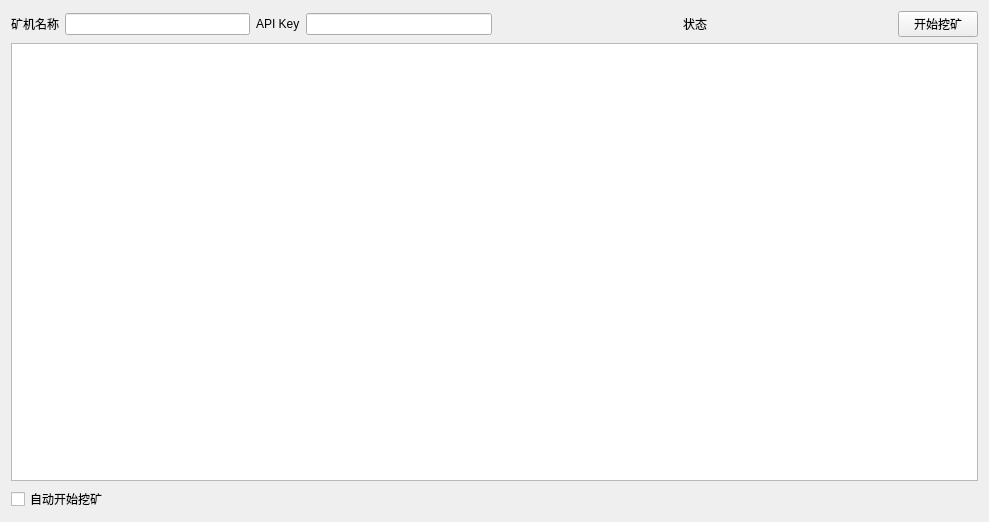
<?xml version="1.0" encoding="UTF-8"?>
<ui version="4.0">
 <class>MineWidget</class>
 <widget class="QWidget" name="MineWidget">
  <property name="geometry">
   <rect>
    <x>0</x>
    <y>0</y>
    <width>989</width>
    <height>522</height>
   </rect>
  </property>
  <property name="windowTitle">
   <string>Form</string>
  </property>
  <layout class="QVBoxLayout" name="verticalLayout">
   <item>
    <layout class="QHBoxLayout" name="horizontalLayout_3">
     <item>
      <widget class="QLabel" name="label_2">
       <property name="text">
        <string>矿机名称</string>
       </property>
      </widget>
     </item>
     <item>
      <widget class="QLineEdit" name="editMinerName"/>
     </item>
     <item>
      <widget class="QLabel" name="label">
       <property name="text">
        <string>API Key</string>
       </property>
      </widget>
     </item>
     <item>
      <widget class="QLineEdit" name="editApiKey"/>
     </item>
     <item>
      <spacer name="horizontalSpacer_5">
       <property name="orientation">
        <enum>Qt::Horizontal</enum>
       </property>
       <property name="sizeHint" stdset="0">
        <size>
         <width>40</width>
         <height>20</height>
        </size>
       </property>
      </spacer>
     </item>
     <item>
      <widget class="QLabel" name="labelStatus">
       <property name="text">
        <string>状态</string>
       </property>
      </widget>
     </item>
     <item>
      <spacer name="horizontalSpacer_6">
       <property name="orientation">
        <enum>Qt::Horizontal</enum>
       </property>
       <property name="sizeHint" stdset="0">
        <size>
         <width>40</width>
         <height>20</height>
        </size>
       </property>
      </spacer>
     </item>
     <item>
      <widget class="QPushButton" name="buttonStart">
       <property name="text">
        <string>开始挖矿</string>
       </property>
      </widget>
     </item>
    </layout>
   </item>
   <item>
    <widget class="QTextEdit" name="textEditLog"/>
   </item>
   <item>
    <layout class="QHBoxLayout" name="horizontalLayout">
     <item>
      <widget class="QCheckBox" name="checkBoxAutoStart">
       <property name="text">
        <string>自动开始挖矿</string>
       </property>
      </widget>
     </item>
     <item>
      <spacer name="horizontalSpacer">
       <property name="orientation">
        <enum>Qt::Horizontal</enum>
       </property>
       <property name="sizeHint" stdset="0">
        <size>
         <width>40</width>
         <height>20</height>
        </size>
       </property>
      </spacer>
     </item>
    </layout>
   </item>
  </layout>
 </widget>
 <resources/>
 <connections/>
</ui>
